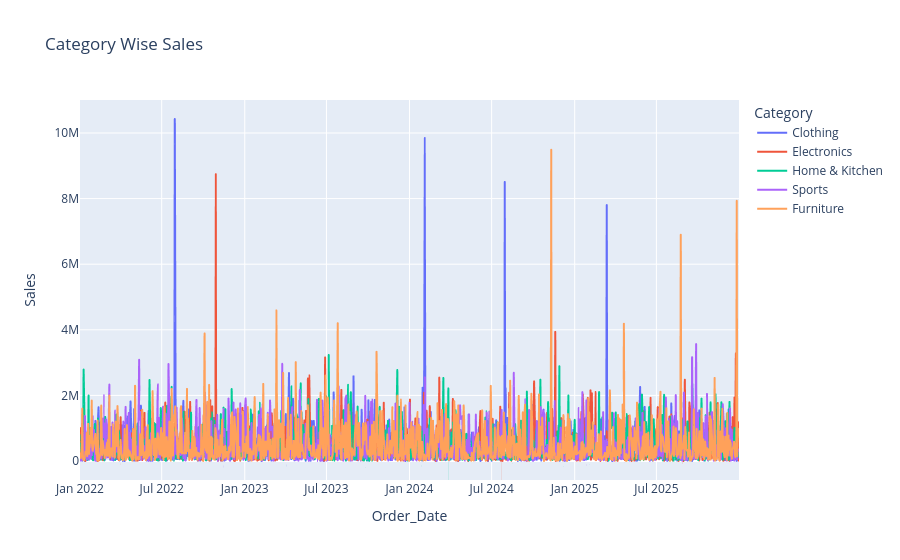

Notebook cell for this chart:
### Markdown cell above
**Code Cell 4
Multiple Line Chart**

### Code cell
category_sales = (

    df
    .groupby(

        ["Order_Date","Category"],

        as_index=False

    )["Sales"]

    .sum()

)

fig = px.line(

    category_sales,

    x="Order_Date",

    y="Sales",

    color="Category",

    title="Category Wise Sales"

)

fig.show()

### Figure 1 — Plotly figure (JSON) as saved in the notebook; plotly's stock layout.template omitted (floating-point values rounded to 4 significant figures; data arrays with more than 128 entries replaced by an {"elided": "..."} marker saying what was removed)
{"data": [{"hovertemplate": "Category=Clothing<br>Order_Date=%{x}<br>Sales=%{y}<extra></extra>", "legendgroup": "Clothing", "line": {"color": "#636efa", "dash": "solid"}, "marker": {"symbol": "circle"}, "mode": "lines", "name": "Clothing", "showlegend": true, "type": "scattergl", "x": {"elided": "1061 str values"}, "xaxis": "x", "y": {"elided": "1061 float values"}, "yaxis": "y"}, {"hovertemplate": "Category=Electronics<br>Order_Date=%{x}<br>Sales=%{y}<extra></extra>", "legendgroup": "Electronics", "line": {"color": "#EF553B", "dash": "solid"}, "marker": {"symbol": "circle"}, "mode": "lines", "name": "Electronics", "showlegend": true, "type": "scattergl", "x": {"elided": "1094 str values"}, "xaxis": "x", "y": {"elided": "1094 float values"}, "yaxis": "y"}, {"hovertemplate": "Category=Home & Kitchen<br>Order_Date=%{x}<br>Sales=%{y}<extra></extra>", "legendgroup": "Home & Kitchen", "line": {"color": "#00cc96", "dash": "solid"}, "marker": {"symbol": "circle"}, "mode": "lines", "name": "Home & Kitchen", "showlegend": true, "type": "scattergl", "x": {"elided": "1087 str values"}, "xaxis": "x", "y": {"elided": "1087 float values"}, "yaxis": "y"}, {"hovertemplate": "Category=Sports<br>Order_Date=%{x}<br>Sales=%{y}<extra></extra>", "legendgroup": "Sports", "line": {"color": "#ab63fa", "dash": "solid"}, "marker": {"symbol": "circle"}, "mode": "lines", "name": "Sports", "showlegend": true, "type": "scattergl", "x": {"elided": "1076 str values"}, "xaxis": "x", "y": {"elided": "1076 float values"}, "yaxis": "y"}, {"hovertemplate": "Category=Furniture<br>Order_Date=%{x}<br>Sales=%{y}<extra></extra>", "legendgroup": "Furniture", "line": {"color": "#FFA15A", "dash": "solid"}, "marker": {"symbol": "circle"}, "mode": "lines", "name": "Furniture", "showlegend": true, "type": "scattergl", "x": {"elided": "1082 str values"}, "xaxis": "x", "y": {"elided": "1082 float values"}, "yaxis": "y"}], "layout": {"legend": {"title": {"text": "Category"}, "tracegroupgap": 0}, "title": {"text": "Category Wise Sales"}, "xaxis": {"anchor": "y", "domain": [0, 1], "title": {"text": "Order_Date"}}, "yaxis": {"anchor": "x", "domain": [0, 1], "title": {"text": "Sales"}}}}
